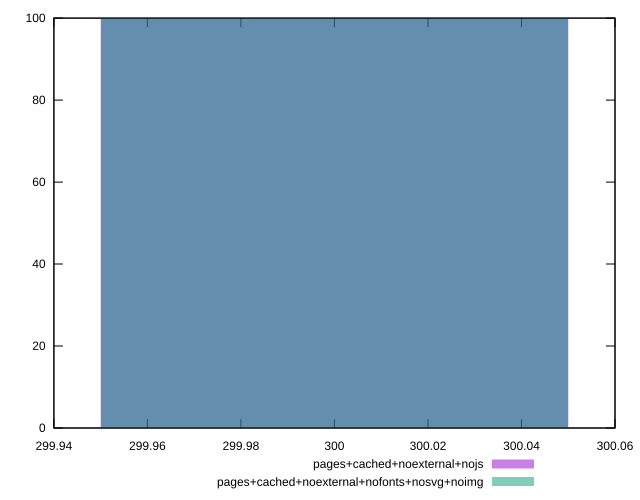

Write the gnuplot code that produced this figure.
reset
set terminal svg size 640, 500
set output "reprap/uses-text-compression/comparison/histogram/10_vs_11.svg"

$pagesCachedNoexternalNojs <<EOF
300 100
EOF

$pagesCachedNoexternalNofontsNosvgNoimg <<EOF
300 100
EOF

set key outside below
set boxwidth 0.1
set yrange [0:100]
set style fill transparent solid 0.5 noborder

plot \
  $pagesCachedNoexternalNojs title "pages+cached+noexternal+nojs" with boxes, \
  $pagesCachedNoexternalNofontsNosvgNoimg title "pages+cached+noexternal+nofonts+nosvg+noimg" with boxes, \


reset
